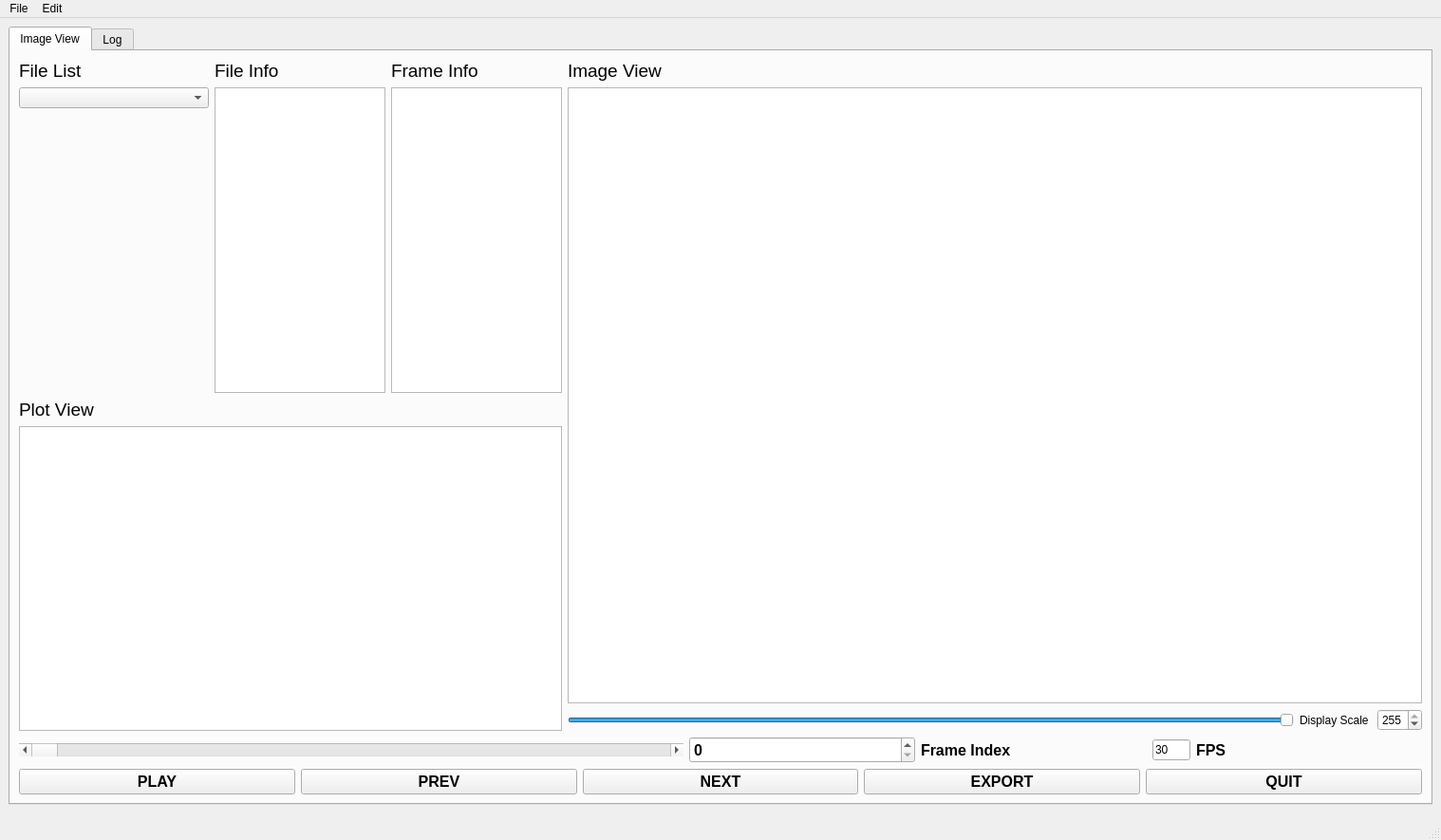
<?xml version="1.0" encoding="UTF-8"?>
<ui version="4.0">
 <class>MainWindow</class>
 <widget class="QMainWindow" name="MainWindow">
  <property name="geometry">
   <rect>
    <x>0</x>
    <y>0</y>
    <width>1518</width>
    <height>885</height>
   </rect>
  </property>
  <property name="sizePolicy">
   <sizepolicy hsizetype="Expanding" vsizetype="Expanding">
    <horstretch>0</horstretch>
    <verstretch>0</verstretch>
   </sizepolicy>
  </property>
  <property name="windowTitle">
   <string>MainWindow</string>
  </property>
  <widget class="QWidget" name="centralwidget">
   <property name="sizePolicy">
    <sizepolicy hsizetype="Expanding" vsizetype="Expanding">
     <horstretch>0</horstretch>
     <verstretch>0</verstretch>
    </sizepolicy>
   </property>
   <layout class="QVBoxLayout" name="verticalLayout_4">
    <item>
     <widget class="QTabWidget" name="viewTabWidget">
      <property name="minimumSize">
       <size>
        <width>1500</width>
        <height>0</height>
       </size>
      </property>
      <property name="currentIndex">
       <number>0</number>
      </property>
      <widget class="QWidget" name="imageViewTab">
       <property name="sizePolicy">
        <sizepolicy hsizetype="Expanding" vsizetype="Expanding">
         <horstretch>0</horstretch>
         <verstretch>0</verstretch>
        </sizepolicy>
       </property>
       <attribute name="title">
        <string>Image View</string>
       </attribute>
       <layout class="QVBoxLayout" name="verticalLayout">
        <item>
         <layout class="QHBoxLayout" name="horizontalLayout">
          <item>
           <layout class="QVBoxLayout" name="infoLayout">
            <item>
             <layout class="QHBoxLayout" name="horizontalLayout_2">
              <item>
               <layout class="QVBoxLayout" name="fileListLayout">
                <item>
                 <widget class="QLabel" name="label">
                  <property name="font">
                   <font>
                    <pointsize>14</pointsize>
                   </font>
                  </property>
                  <property name="text">
                   <string>File List</string>
                  </property>
                 </widget>
                </item>
                <item>
                 <widget class="QComboBox" name="fileListComboBox">
                  <property name="minimumSize">
                   <size>
                    <width>200</width>
                    <height>0</height>
                   </size>
                  </property>
                  <property name="font">
                   <font>
                    <pointsize>8</pointsize>
                   </font>
                  </property>
                 </widget>
                </item>
                <item>
                 <spacer name="verticalSpacer">
                  <property name="orientation">
                   <enum>Qt::Vertical</enum>
                  </property>
                  <property name="sizeHint" stdset="0">
                   <size>
                    <width>20</width>
                    <height>40</height>
                   </size>
                  </property>
                 </spacer>
                </item>
               </layout>
              </item>
              <item>
               <layout class="QVBoxLayout" name="fileInfoLayout">
                <item>
                 <widget class="QLabel" name="label_4">
                  <property name="font">
                   <font>
                    <pointsize>14</pointsize>
                   </font>
                  </property>
                  <property name="text">
                   <string>File Info</string>
                  </property>
                 </widget>
                </item>
                <item>
                 <widget class="QTextBrowser" name="fileInfo">
                  <property name="font">
                   <font>
                    <pointsize>10</pointsize>
                   </font>
                  </property>
                 </widget>
                </item>
               </layout>
              </item>
              <item>
               <layout class="QVBoxLayout" name="frameInfoLayout">
                <item>
                 <widget class="QLabel" name="label_6">
                  <property name="font">
                   <font>
                    <pointsize>14</pointsize>
                   </font>
                  </property>
                  <property name="text">
                   <string>Frame Info</string>
                  </property>
                 </widget>
                </item>
                <item>
                 <widget class="QTextBrowser" name="frameInfo">
                  <property name="font">
                   <font>
                    <pointsize>10</pointsize>
                   </font>
                  </property>
                 </widget>
                </item>
               </layout>
              </item>
             </layout>
            </item>
            <item>
             <layout class="QVBoxLayout" name="plotLayout">
              <item>
               <widget class="QLabel" name="label_3">
                <property name="font">
                 <font>
                  <pointsize>14</pointsize>
                 </font>
                </property>
                <property name="text">
                 <string>Plot View</string>
                </property>
               </widget>
              </item>
              <item>
               <widget class="GraphicsView" name="graphicsView"/>
              </item>
             </layout>
            </item>
           </layout>
          </item>
          <item>
           <layout class="QVBoxLayout" name="imageViewLayout">
            <item>
             <widget class="QLabel" name="label_5">
              <property name="font">
               <font>
                <pointsize>14</pointsize>
               </font>
              </property>
              <property name="text">
               <string>Image View</string>
              </property>
             </widget>
            </item>
            <item>
             <widget class="GraphicsView" name="rawImageView">
              <property name="minimumSize">
               <size>
                <width>900</width>
                <height>640</height>
               </size>
              </property>
             </widget>
            </item>
            <item>
             <layout class="QHBoxLayout" name="displayScaleLayout">
              <item>
               <widget class="QSlider" name="rawDisplayScale">
                <property name="minimum">
                 <number>1</number>
                </property>
                <property name="maximum">
                 <number>255</number>
                </property>
                <property name="value">
                 <number>255</number>
                </property>
                <property name="orientation">
                 <enum>Qt::Horizontal</enum>
                </property>
               </widget>
              </item>
              <item>
               <widget class="QLabel" name="label_2">
                <property name="text">
                 <string>Display Scale </string>
                </property>
               </widget>
              </item>
              <item>
               <widget class="QSpinBox" name="rawDisplayScaleSpinBox">
                <property name="maximum">
                 <number>255</number>
                </property>
                <property name="value">
                 <number>255</number>
                </property>
               </widget>
              </item>
             </layout>
            </item>
           </layout>
          </item>
         </layout>
        </item>
        <item>
         <layout class="QHBoxLayout" name="frameSliderLayout">
          <item>
           <widget class="QScrollBar" name="frameSelector">
            <property name="minimumSize">
             <size>
              <width>700</width>
              <height>0</height>
             </size>
            </property>
            <property name="pageStep">
             <number>1</number>
            </property>
            <property name="orientation">
             <enum>Qt::Horizontal</enum>
            </property>
            <property name="invertedAppearance">
             <bool>false</bool>
            </property>
           </widget>
          </item>
          <item>
           <widget class="QSpinBox" name="frameNumberSpinBox">
            <property name="font">
             <font>
              <pointsize>12</pointsize>
              <weight>75</weight>
              <bold>true</bold>
             </font>
            </property>
           </widget>
          </item>
          <item>
           <widget class="QLabel" name="frameIndexLabel">
            <property name="font">
             <font>
              <family>Arial</family>
              <pointsize>12</pointsize>
              <weight>75</weight>
              <bold>true</bold>
             </font>
            </property>
            <property name="text">
             <string>Frame Index</string>
            </property>
           </widget>
          </item>
          <item>
           <widget class="QLineEdit" name="playbackRate">
            <property name="maximumSize">
             <size>
              <width>40</width>
              <height>16777215</height>
             </size>
            </property>
            <property name="text">
             <string>30</string>
            </property>
           </widget>
          </item>
          <item>
           <widget class="QLabel" name="fpsLabel">
            <property name="font">
             <font>
              <family>Arial</family>
              <pointsize>12</pointsize>
              <weight>75</weight>
              <bold>true</bold>
             </font>
            </property>
            <property name="text">
             <string>FPS</string>
            </property>
           </widget>
          </item>
         </layout>
        </item>
        <item>
         <layout class="QHBoxLayout" name="buttonLayout">
          <item>
           <layout class="QHBoxLayout" name="controlButtonLayout">
            <item>
             <layout class="QHBoxLayout" name="frameNavLayout">
              <item>
               <widget class="QPushButton" name="playButton">
                <property name="font">
                 <font>
                  <family>Arial</family>
                  <pointsize>12</pointsize>
                  <weight>75</weight>
                  <bold>true</bold>
                 </font>
                </property>
                <property name="text">
                 <string>PLAY</string>
                </property>
               </widget>
              </item>
              <item>
               <widget class="QPushButton" name="prevButton">
                <property name="font">
                 <font>
                  <family>Arial</family>
                  <pointsize>12</pointsize>
                  <weight>75</weight>
                  <bold>true</bold>
                 </font>
                </property>
                <property name="text">
                 <string>PREV</string>
                </property>
               </widget>
              </item>
              <item>
               <widget class="QPushButton" name="nextButton">
                <property name="font">
                 <font>
                  <family>Arial</family>
                  <pointsize>12</pointsize>
                  <weight>75</weight>
                  <bold>true</bold>
                 </font>
                </property>
                <property name="text">
                 <string>NEXT</string>
                </property>
               </widget>
              </item>
              <item>
               <widget class="QPushButton" name="exportButton">
                <property name="font">
                 <font>
                  <family>Arial</family>
                  <pointsize>12</pointsize>
                  <weight>75</weight>
                  <bold>true</bold>
                 </font>
                </property>
                <property name="text">
                 <string>EXPORT</string>
                </property>
               </widget>
              </item>
              <item>
               <widget class="QPushButton" name="quitButton">
                <property name="font">
                 <font>
                  <family>Arial</family>
                  <pointsize>12</pointsize>
                  <weight>75</weight>
                  <bold>true</bold>
                 </font>
                </property>
                <property name="text">
                 <string>QUIT</string>
                </property>
               </widget>
              </item>
             </layout>
            </item>
           </layout>
          </item>
         </layout>
        </item>
       </layout>
       <zorder></zorder>
       <zorder></zorder>
       <zorder></zorder>
       <zorder>label_6</zorder>
       <zorder>fileInfo</zorder>
       <zorder></zorder>
      </widget>
      <widget class="QWidget" name="tab">
       <attribute name="title">
        <string>Log</string>
       </attribute>
       <layout class="QVBoxLayout" name="verticalLayout_3">
        <item>
         <widget class="ConsoleWidget" name="pythonConsole" native="true"/>
        </item>
       </layout>
      </widget>
     </widget>
    </item>
   </layout>
  </widget>
  <widget class="QMenuBar" name="menuBar">
   <property name="geometry">
    <rect>
     <x>0</x>
     <y>0</y>
     <width>1518</width>
     <height>21</height>
    </rect>
   </property>
   <widget class="QMenu" name="menuFile">
    <property name="title">
     <string>File</string>
    </property>
    <addaction name="actionOpen_File"/>
    <addaction name="actionOpen_Directory"/>
   </widget>
   <widget class="QMenu" name="menuEdit">
    <property name="title">
     <string>Edit</string>
    </property>
   </widget>
   <addaction name="menuFile"/>
   <addaction name="menuEdit"/>
  </widget>
  <widget class="QStatusBar" name="statusBar">
   <property name="font">
    <font>
     <pointsize>14</pointsize>
     <italic>true</italic>
    </font>
   </property>
  </widget>
  <action name="actionOpen_File">
   <property name="text">
    <string>Open File</string>
   </property>
  </action>
  <action name="actionOpen_Directory">
   <property name="text">
    <string>Open Directory</string>
   </property>
  </action>
 </widget>
 <customwidgets>
  <customwidget>
   <class>GraphicsView</class>
   <extends>QGraphicsView</extends>
   <header>pyqtgraph</header>
  </customwidget>
  <customwidget>
   <class>ConsoleWidget</class>
   <extends>QWidget</extends>
   <header>pyqtgraph.console</header>
   <container>1</container>
  </customwidget>
 </customwidgets>
 <resources/>
 <connections>
  <connection>
   <sender>quitButton</sender>
   <signal>clicked()</signal>
   <receiver>MainWindow</receiver>
   <slot>close()</slot>
   <hints>
    <hint type="sourcelabel">
     <x>405</x>
     <y>894</y>
    </hint>
    <hint type="destinationlabel">
     <x>525</x>
     <y>467</y>
    </hint>
   </hints>
  </connection>
  <connection>
   <sender>frameSelector</sender>
   <signal>valueChanged(int)</signal>
   <receiver>frameNumberSpinBox</receiver>
   <slot>setValue(int)</slot>
   <hints>
    <hint type="sourcelabel">
     <x>180</x>
     <y>855</y>
    </hint>
    <hint type="destinationlabel">
     <x>410</x>
     <y>855</y>
    </hint>
   </hints>
  </connection>
  <connection>
   <sender>rawDisplayScale</sender>
   <signal>valueChanged(int)</signal>
   <receiver>rawDisplayScaleSpinBox</receiver>
   <slot>setValue(int)</slot>
   <hints>
    <hint type="sourcelabel">
     <x>247</x>
     <y>708</y>
    </hint>
    <hint type="destinationlabel">
     <x>613</x>
     <y>713</y>
    </hint>
   </hints>
  </connection>
  <connection>
   <sender>rawDisplayScaleSpinBox</sender>
   <signal>valueChanged(int)</signal>
   <receiver>rawDisplayScale</receiver>
   <slot>setValue(int)</slot>
   <hints>
    <hint type="sourcelabel">
     <x>613</x>
     <y>713</y>
    </hint>
    <hint type="destinationlabel">
     <x>247</x>
     <y>708</y>
    </hint>
   </hints>
  </connection>
 </connections>
</ui>
